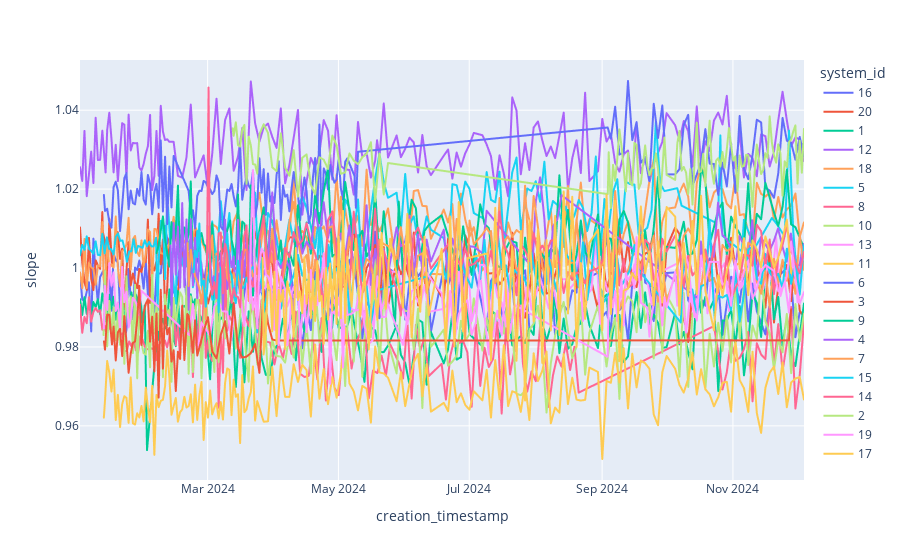
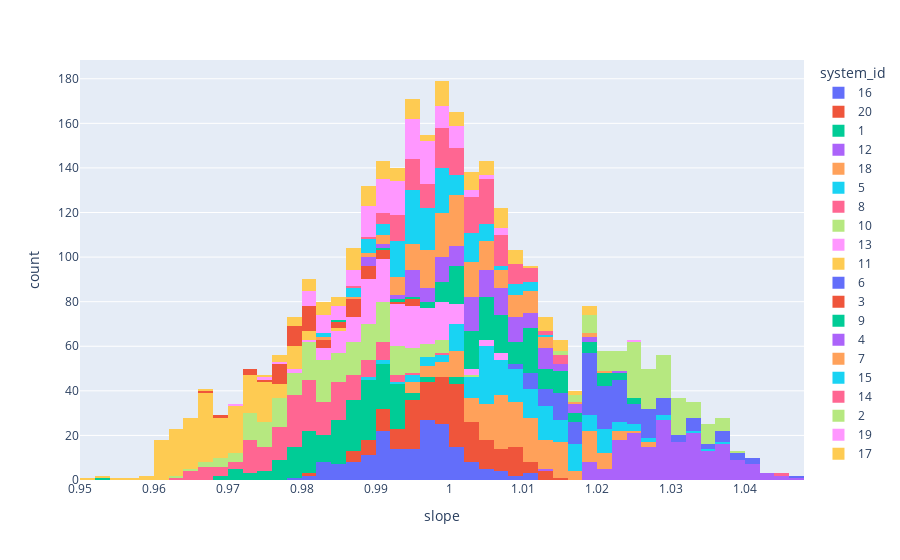
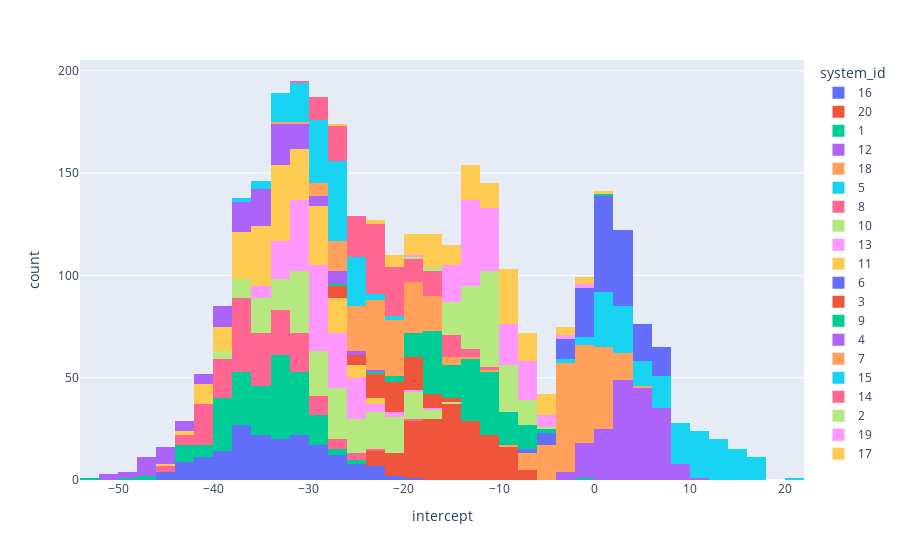

The cell these charts' notebook holds for them, in order:
### Code cell
fig = px.line(df_slope_intercept.sort("creation_timestamp").filter((pl.col("slope") > 0.7) & (pl.col("slope") < 1.1)), x="creation_timestamp", y = "slope", color = "system_id")
fig.show()
fig = px.histogram(df_slope_intercept.filter((pl.col("slope") > 0.7) & (pl.col("slope") < 1.1)), x="slope", color = "system_id")
fig.show()
fig = px.histogram(df_slope_intercept.filter((pl.col("intercept") < 100) & (pl.col("intercept") > -100)), x="intercept", color = "system_id")
fig.show()

### Figure 1 — Plotly figure (JSON) as saved in the notebook; plotly's stock layout.template omitted (floating-point values rounded to 4 significant figures; data arrays with more than 128 entries replaced by an {"elided": "..."} marker saying what was removed)
{"data": [{"hovertemplate": "system_id=16<br>creation_timestamp=%{x}<br>slope=%{y}<extra></extra>", "legendgroup": "16", "line": {"color": "#636efa", "dash": "solid"}, "marker": {"symbol": "circle"}, "mode": "lines", "name": "16", "showlegend": true, "type": "scattergl", "x": {"elided": "176 str values"}, "xaxis": "x", "y": {"elided": "176 float values"}, "yaxis": "y"}, {"hovertemplate": "system_id=20<br>creation_timestamp=%{x}<br>slope=%{y}<extra></extra>", "legendgroup": "20", "line": {"color": "#EF553B", "dash": "solid"}, "marker": {"symbol": "circle"}, "mode": "lines", "name": "20", "showlegend": true, "type": "scattergl", "x": {"elided": "184 str values"}, "xaxis": "x", "y": {"elided": "184 float values"}, "yaxis": "y"}, {"hovertemplate": "system_id=1<br>creation_timestamp=%{x}<br>slope=%{y}<extra></extra>", "legendgroup": "1", "line": {"color": "#00cc96", "dash": "solid"}, "marker": {"symbol": "circle"}, "mode": "lines", "name": "1", "showlegend": true, "type": "scattergl", "x": {"elided": "187 str values"}, "xaxis": "x", "y": {"elided": "187 float values"}, "yaxis": "y"}, {"hovertemplate": "system_id=12<br>creation_timestamp=%{x}<br>slope=%{y}<extra></extra>", "legendgroup": "12", "line": {"color": "#ab63fa", "dash": "solid"}, "marker": {"symbol": "circle"}, "mode": "lines", "name": "12", "showlegend": true, "type": "scattergl", "x": {"elided": "184 str values"}, "xaxis": "x", "y": {"elided": "184 float values"}, "yaxis": "y"}, {"hovertemplate": "system_id=18<br>creation_timestamp=%{x}<br>slope=%{y}<extra></extra>", "legendgroup": "18", "line": {"color": "#FFA15A", "dash": "solid"}, "marker": {"symbol": "circle"}, "mode": "lines", "name": "18", "showlegend": true, "type": "scattergl", "x": {"elided": "181 str values"}, "xaxis": "x", "y": {"elided": "181 float values"}, "yaxis": "y"}, {"hovertemplate": "system_id=5<br>creation_timestamp=%{x}<br>slope=%{y}<extra></extra>", "legendgroup": "5", "line": {"color": "#19d3f3", "dash": "solid"}, "marker": {"symbol": "circle"}, "mode": "lines", "name": "5", "showlegend": true, "type": "scattergl", "x": {"elided": "174 str values"}, "xaxis": "x", "y": {"elided": "174 float values"}, "yaxis": "y"}, {"hovertemplate": "system_id=8<br>creation_timestamp=%{x}<br>slope=%{y}<extra></extra>", "legendgroup": "8", "line": {"color": "#FF6692", "dash": "solid"}, "marker": {"symbol": "circle"}, "mode": "lines", "name": "8", "showlegend": true, "type": "scattergl", "x": {"elided": "169 str values"}, "xaxis": "x", "y": {"elided": "169 float values"}, "yaxis": "y"}, {"hovertemplate": "system_id=10<br>creation_timestamp=%{x}<br>slope=%{y}<extra></extra>", "legendgroup": "10", "line": {"color": "#B6E880", "dash": "solid"}, "marker": {"symbol": "circle"}, "mode": "lines", "name": "10", "showlegend": true, "type": "scattergl", "x": {"elided": "193 str values"}, "xaxis": "x", "y": {"elided": "193 float values"}, "yaxis": "y"}, {"hovertemplate": "system_id=13<br>creation_timestamp=%{x}<br>slope=%{y}<extra></extra>", "legendgroup": "13", "line": {"color": "#FF97FF", "dash": "solid"}, "marker": {"symbol": "circle"}, "mode": "lines", "name": "13", "showlegend": true, "type": "scattergl", "x": {"elided": "157 str values"}, "xaxis": "x", "y": {"elided": "157 float values"}, "yaxis": "y"}, {"hovertemplate": "system_id=11<br>creation_timestamp=%{x}<br>slope=%{y}<extra></extra>", "legendgroup": "11", "line": {"color": "#FECB52", "dash": "solid"}, "marker": {"symbol": "circle"}, "mode": "lines", "name": "11", "showlegend": true, "type": "scattergl", "x": {"elided": "194 str values"}, "xaxis": "x", "y": {"elided": "194 float values"}, "yaxis": "y"}, {"hovertemplate": "system_id=6<br>creation_timestamp=%{x}<br>slope=%{y}<extra></extra>", "legendgroup": "6", "line": {"color": "#636efa", "dash": "solid"}, "marker": {"symbol": "circle"}, "mode": "lines", "name": "6", "showlegend": true, "type": "scattergl", "x": {"elided": "158 str values"}, "xaxis": "x", "y": {"elided": "158 float values"}, "yaxis": "y"}, {"hovertemplate": "system_id=3<br>creation_timestamp=%{x}<br>slope=%{y}<extra></extra>", "legendgroup": "3", "line": {"color": "#EF553B", "dash": "solid"}, "marker": {"symbol": "circle"}, "mode": "lines", "name": "3", "showlegend": true, "type": "scattergl", "x": ["2024-01-12T15:48:48.510000+00:00", "2024-01-13T03:21:27.100000+00:00", "2024-01-14T03:31:06.350000+00:00", "2024-01-15T03:21:40.830000+00:00", "2024-01-16T09:42:37.710000+00:00", "2024-01-17T03:20:04.670000+00:00", "2024-01-18T03:32:01.400000+00:00", "2024-01-19T03:20:53.310000+00:00", "2024-01-20T03:31:36.290000+00:00", "2024-01-21T03:48:43.480000+00:00", "2024-01-22T03:31:39.470000+00:00", "2024-01-23T03:21:33.040000+00:00", "2024-01-24T03:31:27.870000+00:00", "2024-01-25T03:21:06.280000+00:00", "2024-01-26T03:31:46.530000+00:00", "2024-01-27T03:20:20.310000+00:00", "2024-01-28T03:31:45.600000+00:00", "2024-01-29T03:21:55.150000+00:00", "2024-01-30T03:32:08.400000+00:00", "2024-01-31T03:20:24.670000+00:00", "2024-02-01T03:31:15.150000+00:00", "2024-02-02T03:21:56.900000+00:00", "2024-02-03T03:30:57.810000+00:00", "2024-02-04T03:21:47.810000+00:00", "2024-02-05T03:31:14.740000+00:00", "2024-02-06T03:21:57.860000+00:00", "2024-02-07T03:31:14.640000+00:00", "2024-02-08T03:22:06.290000+00:00", "2024-02-09T03:30:37.820000+00:00", "2024-02-10T03:21:36.100000+00:00", "2024-02-11T03:32:13.500000+00:00", "2024-02-12T03:21:52.800000+00:00", "2024-02-13T03:48:56.080000+00:00", "2024-02-14T03:21:44.500000+00:00", "2024-02-15T03:32:20.810000+00:00", "2024-02-16T03:20:18.520000+00:00", "2024-02-17T03:31:27.770000+00:00", "2024-02-18T03:22:02.600000+00:00", "2024-02-19T03:31:14.680000+00:00", "2024-02-20T12:22:43.120000+00:00", "2024-02-21T03:32:13.990000+00:00", "2024-02-23T03:31:30.780000+00:00", "2024-02-24T03:21:10.910000+00:00", "2024-02-25T03:59:38.900000+00:00", "2024-02-28T03:20:36.540000+00:00", "2024-03-01T03:30:36.340000+00:00", "2024-03-03T03:22:07.920000+00:00", "2024-03-05T03:31:40.060000+00:00", "2024-03-07T03:21:55.640000+00:00", "2024-03-09T03:31:09.360000+00:00", "2024-03-11T03:21:05.620000+00:00", "2024-03-13T03:30:18.660000+00:00", "2024-03-15T03:21:03.670000+00:00", "2024-03-17T03:30:40.520000+00:00", "2024-03-19T03:20:50.460000+00:00", "2024-03-21T04:12:36.080000+00:00", "2024-03-23T03:20:44.230000+00:00", "2024-03-25T03:32:17.320000+00:00", "2024-03-27T03:22:03.010000+00:00", "2024-03-29T03:31:09.960000+00:00", "2024-03-31T03:20:47.560000+00:00", "2024-04-02T03:31:04.170000+00:00", "2024-11-27T03:48:31.560000+00:00", "2024-11-28T03:21:12.080000+00:00"], "xaxis": "x", "y": [0.9814, 0.9793, 0.9882, 0.9882, 0.9806, 0.9852, 0.9766, 0.9837, 0.9846, 0.9777, 0.9878, 0.9813, 0.9735, 0.9784, 0.981, 0.9814, 0.9869, 0.9955, 0.9805, 0.9886, 0.9909, 0.9921, 0.9813, 0.9877, 0.9738, 0.9885, 0.9672, 0.9945, 0.9745, 0.9904, 0.9832, 0.9848, 0.9763, 0.9792, 0.9688, 0.9788, 0.977, 0.9905, 0.9767, 0.9883, 0.9879, 0.9785, 0.9867, 0.9778, 0.984, 0.9875, 0.9789, 0.9771, 0.9831, 0.9865, 0.9783, 0.9911, 0.9797, 0.9773, 0.9775, 0.9784, 0.9807, 0.9734, 0.9945, 0.986, 0.9819, 0.9816, 0.9817, 0.9895], "yaxis": "y"}, {"hovertemplate": "system_id=9<br>creation_timestamp=%{x}<br>slope=%{y}<extra></extra>", "legendgroup": "9", "line": {"color": "#00cc96", "dash": "solid"}, "marker": {"symbol": "circle"}, "mode": "lines", "name": "9", "showlegend": true, "type": "scattergl", "x": {"elided": "156 str values"}, "xaxis": "x", "y": {"elided": "156 float values"}, "yaxis": "y"}, {"hovertemplate": "system_id=4<br>creation_timestamp=%{x}<br>slope=%{y}<extra></extra>", "legendgroup": "4", "line": {"color": "#ab63fa", "dash": "solid"}, "marker": {"symbol": "circle"}, "mode": "lines", "name": "4", "showlegend": true, "type": "scattergl", "x": ["2024-02-12T17:08:51.730000+00:00", "2024-02-13T03:30:46.290000+00:00", "2024-02-14T03:20:30.110000+00:00", "2024-02-15T03:31:20.220000+00:00", "2024-02-16T03:21:26.230000+00:00", "2024-02-17T03:31:50.560000+00:00", "2024-02-18T03:21:17.170000+00:00", "2024-02-19T03:31:42.190000+00:00", "2024-02-20T03:21:54.410000+00:00", "2024-02-21T03:31:58.920000+00:00", "2024-02-22T03:20:43.020000+00:00", "2024-02-23T03:31:28.400000+00:00", "2024-02-24T03:21:20.230000+00:00", "2024-02-25T03:31:34.910000+00:00", "2024-02-26T03:21:34.710000+00:00", "2024-02-27T03:31:58.080000+00:00", "2024-02-28T03:21:38.350000+00:00", "2024-02-29T03:32:07.580000+00:00", "2024-03-01T03:22:02.060000+00:00", "2024-03-02T03:31:45.630000+00:00", "2024-03-03T03:21:19.870000+00:00", "2024-03-04T03:32:14.110000+00:00", "2024-03-05T03:22:01.890000+00:00", "2024-03-06T03:30:15.350000+00:00", "2024-03-07T03:20:48.050000+00:00", "2024-03-08T03:31:01.850000+00:00", "2024-03-09T03:20:51.580000+00:00", "2024-03-10T03:31:14.840000+00:00", "2024-03-11T03:21:17.350000+00:00", "2024-03-12T03:31:59.220000+00:00", "2024-03-13T03:22:03.090000+00:00", "2024-03-14T03:32:05.980000+00:00", "2024-03-15T03:22:06.580000+00:00", "2024-03-16T03:30:55.660000+00:00", "2024-03-17T03:21:21.680000+00:00", "2024-03-18T03:31:44.670000+00:00", "2024-03-19T03:21:47.990000+00:00", "2024-03-20T03:32:23.080000+00:00", "2024-03-21T03:21:24.200000+00:00", "2024-03-22T03:31:43.530000+00:00", "2024-03-23T03:20:07.340000+00:00", "2024-03-24T03:30:51.720000+00:00", "2024-03-29T03:31:04.600000+00:00", "2024-03-31T03:21:21.980000+00:00", "2024-04-02T03:32:23.410000+00:00", "2024-04-04T03:20:17.980000+00:00", "2024-04-06T03:31:09.640000+00:00", "2024-04-08T03:21:33.500000+00:00", "2024-04-10T03:30:36.900000+00:00", "2024-04-12T03:20:10.810000+00:00", "2024-04-14T03:31:08.800000+00:00", "2024-04-16T03:21:31.970000+00:00", "2024-04-18T03:31:35.770000+00:00", "2024-04-20T03:20:31.200000+00:00", "2024-04-22T03:30:29.340000+00:00", "2024-04-24T03:22:13.050000+00:00", "2024-04-26T03:31:18.290000+00:00", "2024-04-28T03:22:07+00:00", "2024-04-30T03:30:36.850000+00:00", "2024-05-02T03:20:29.310000+00:00", "2024-05-04T03:30:58.630000+00:00", "2024-05-06T03:20:53.020000+00:00", "2024-05-08T03:32:13.330000+00:00", "2024-05-10T03:20:19.430000+00:00", "2024-05-12T03:31:54.650000+00:00", "2024-05-14T03:21:43.200000+00:00", "2024-05-16T03:30:27.940000+00:00", "2024-05-18T03:21:44.950000+00:00", "2024-05-20T03:32:09.120000+00:00", "2024-05-22T03:21:51.560000+00:00", "2024-05-24T03:31:12.170000+00:00", "2024-05-28T03:31:04.470000+00:00", "2024-05-30T03:21:28.360000+00:00", "2024-06-01T03:30:46.500000+00:00", "2024-06-03T03:20:29.880000+00:00", "2024-06-05T03:31:05.550000+00:00", "2024-06-07T03:21:33.900000+00:00", "2024-06-09T03:30:49.240000+00:00", "2024-06-11T03:21:49.790000+00:00", "2024-06-13T03:30:42.650000+00:00", "2024-06-19T03:20:29.110000+00:00", "2024-06-21T03:31:59.680000+00:00", "2024-06-23T03:21:56.960000+00:00", "2024-06-25T03:31:42.810000+00:00", "2024-06-27T03:21:36.340000+00:00", "2024-06-29T03:30:46.650000+00:00", "2024-07-01T03:20:29.870000+00:00", "2024-07-03T03:31:46.690000+00:00", "2024-07-07T03:30:21.970000+00:00", "2024-07-09T03:21:39.370000+00:00", "2024-07-30T11:04:53+00:00", "2024-08-01T01:20:20.100000+00:00", "2024-08-03T01:32:07.530000+00:00", "2024-08-05T01:21:00.450000+00:00", "2024-08-07T01:32:21.160000+00:00", "2024-08-09T01:20:30.680000+00:00", "2024-08-11T01:30:46.150000+00:00", "2024-08-13T01:26:32.280000+00:00", "2024-10-15T15:48:45.050000+00:00", "2024-10-17T01:20:10.070000+00:00", "2024-10-19T01:31:23.260000+00:00", "2024-10-21T01:28:10.680000+00:00", "2024-10-23T01:31:04.460000+00:00", "2024-10-25T01:21:12.090000+00:00", "2024-10-27T01:31:53.540000+00:00", "2024-10-29T01:21:50.230000+00:00", "2024-10-31T01:32:22.300000+00:00", "2024-11-02T01:20:28.050000+00:00", "2024-11-04T01:31:21.390000+00:00", "2024-11-08T01:32:12.050000+00:00", "2024-11-10T01:21:01.050000+00:00", "2024-11-12T01:30:43.890000+00:00", "2024-11-14T01:20:38.210000+00:00", "2024-11-18T01:27:52.130000+00:00", "2024-11-20T01:31:44.430000+00:00", "2024-11-22T01:20:13.950000+00:00", "2024-11-24T02:00:23.430000+00:00", "2024-11-26T01:20:57.500000+00:00", "2024-11-28T01:31:08.590000+00:00", "2024-11-30T01:20:56.580000+00:00", "2024-12-02T01:32:21.640000+00:00", "2024-12-04T01:20:55.320000+00:00"], "xaxis": "x", "y": [1.006, 0.9881, 1.011, 0.9983, 1.011, 0.9951, 1.016, 0.9952, 1.012, 0.9894, 1.012, 0.9955, 1.008, 0.9924, 1.004, 1.001, 0.9951, 0.9952, 1.008, 1.002, 0.9957, 0.9985, 0.997, 0.9943, 1.004, 0.9894, 1.012, 0.9947, 1.004, 1.0, 1.003, 0.9913, 1.012, 0.999, 1.004, 0.9976, 1.008, 0.9997, 1.009, 0.9954, 0.9981, 0.9919, 1.003, 1.019, 1.002, 1.0, 1.003, 1.0, 0.9888, 1.01, 1.004, 1.007, 1.005, 1.015, 1.009, 1.017, 1.008, 1.013, 1.004, 1.009, 1.003, 1.011, 0.9994, 1.003, 1.0, 1.016, 0.9957, 1.005, 0.9959, 1.005, 0.9987, 1.01, 1.006, 1.007, 1.013, 0.9982, 1.009, 0.9994, 1.007, 1.002, 1.01, 0.9968, 1.007, 1.004, 1.007, 0.9976, 1.006, 1.005, 1.004, 1.015, 1.0, 1.017, 1.023, 1.012, 0.9955, 1.011, 1.012, 1.018, 0.9924, 1.007, 0.9972, 1.008, 1.003, 1.017, 1.008, 1.007, 1.005, 1.0, 1.008, 1.004, 1.012, 0.9969, 1.008, 1.004, 1.007, 1.01, 1.005, 1.002, 1.009, 1.001, 1.001, 1.006], "yaxis": "y"}, {"hovertemplate": "system_id=7<br>creation_timestamp=%{x}<br>slope=%{y}<extra></extra>", "legendgroup": "7", "line": {"color": "#FFA15A", "dash": "solid"}, "marker": {"symbol": "circle"}, "mode": "lines", "name": "7", "showlegend": true, "type": "scattergl", "x": {"elided": "154 str values"}, "xaxis": "x", "y": {"elided": "154 float values"}, "yaxis": "y"}, {"hovertemplate": "system_id=15<br>creation_timestamp=%{x}<br>slope=%{y}<extra></extra>", "legendgroup": "15", "line": {"color": "#19d3f3", "dash": "solid"}, "marker": {"symbol": "circle"}, "mode": "lines", "name": "15", "showlegend": true, "type": "scattergl", "x": {"elided": "138 str values"}, "xaxis": "x", "y": {"elided": "138 float values"}, "yaxis": "y"}, {"hovertemplate": "system_id=14<br>creation_timestamp=%{x}<br>slope=%{y}<extra></extra>", "legendgroup": "14", "line": {"color": "#FF6692", "dash": "solid"}, "marker": {"symbol": "circle"}, "mode": "lines", "name": "14", "showlegend": true, "type": "scattergl", "x": {"elided": "146 str values"}, "xaxis": "x", "y": {"elided": "146 float values"}, "yaxis": "y"}, {"hovertemplate": "system_id=2<br>creation_timestamp=%{x}<br>slope=%{y}<extra></extra>", "legendgroup": "2", "line": {"color": "#B6E880", "dash": "solid"}, "marker": {"symbol": "circle"}, "mode": "lines", "name": "2", "showlegend": true, "type": "scattergl", "x": {"elided": "133 str values"}, "xaxis": "x", "y": {"elided": "133 float values"}, "yaxis": "y"}, {"hovertemplate": "system_id=19<br>creation_timestamp=%{x}<br>slope=%{y}<extra></extra>", "legendgroup": "19", "line": {"color": "#FF97FF", "dash": "solid"}, "marker": {"symbol": "circle"}, "mode": "lines", "name": "19", "showlegend": true, "type": "scattergl", "x": {"elided": "141 str values"}, "xaxis": "x", "y": {"elided": "141 float values"}, "yaxis": "y"}, {"hovertemplate": "system_id=17<br>creation_timestamp=%{x}<br>slope=%{y}<extra></extra>", "legendgroup": "17", "line": {"color": "#FECB52", "dash": "solid"}, "marker": {"symbol": "circle"}, "mode": "lines", "name": "17", "showlegend": true, "type": "scattergl", "x": {"elided": "133 str values"}, "xaxis": "x", "y": {"elided": "133 float values"}, "yaxis": "y"}], "layout": {"legend": {"title": {"text": "system_id"}, "tracegroupgap": 0}, "margin": {"t": 60}, "xaxis": {"anchor": "y", "domain": [0, 1], "title": {"text": "creation_timestamp"}}, "yaxis": {"anchor": "x", "domain": [0, 1], "title": {"text": "slope"}}}}

### Figure 2 — Plotly figure (JSON) as saved in the notebook; plotly's stock layout.template omitted (floating-point values rounded to 4 significant figures; data arrays with more than 128 entries replaced by an {"elided": "..."} marker saying what was removed)
{"data": [{"alignmentgroup": "True", "bingroup": "x", "hovertemplate": "system_id=16<br>slope=%{x}<br>count=%{y}<extra></extra>", "legendgroup": "16", "marker": {"color": "#636efa", "pattern": {"shape": ""}}, "name": "16", "offsetgroup": "16", "orientation": "v", "showlegend": true, "type": "histogram", "x": {"elided": "176 float values"}, "xaxis": "x", "yaxis": "y"}, {"alignmentgroup": "True", "bingroup": "x", "hovertemplate": "system_id=20<br>slope=%{x}<br>count=%{y}<extra></extra>", "legendgroup": "20", "marker": {"color": "#EF553B", "pattern": {"shape": ""}}, "name": "20", "offsetgroup": "20", "orientation": "v", "showlegend": true, "type": "histogram", "x": {"elided": "184 float values"}, "xaxis": "x", "yaxis": "y"}, {"alignmentgroup": "True", "bingroup": "x", "hovertemplate": "system_id=1<br>slope=%{x}<br>count=%{y}<extra></extra>", "legendgroup": "1", "marker": {"color": "#00cc96", "pattern": {"shape": ""}}, "name": "1", "offsetgroup": "1", "orientation": "v", "showlegend": true, "type": "histogram", "x": {"elided": "187 float values"}, "xaxis": "x", "yaxis": "y"}, {"alignmentgroup": "True", "bingroup": "x", "hovertemplate": "system_id=12<br>slope=%{x}<br>count=%{y}<extra></extra>", "legendgroup": "12", "marker": {"color": "#ab63fa", "pattern": {"shape": ""}}, "name": "12", "offsetgroup": "12", "orientation": "v", "showlegend": true, "type": "histogram", "x": {"elided": "184 float values"}, "xaxis": "x", "yaxis": "y"}, {"alignmentgroup": "True", "bingroup": "x", "hovertemplate": "system_id=18<br>slope=%{x}<br>count=%{y}<extra></extra>", "legendgroup": "18", "marker": {"color": "#FFA15A", "pattern": {"shape": ""}}, "name": "18", "offsetgroup": "18", "orientation": "v", "showlegend": true, "type": "histogram", "x": {"elided": "181 float values"}, "xaxis": "x", "yaxis": "y"}, {"alignmentgroup": "True", "bingroup": "x", "hovertemplate": "system_id=5<br>slope=%{x}<br>count=%{y}<extra></extra>", "legendgroup": "5", "marker": {"color": "#19d3f3", "pattern": {"shape": ""}}, "name": "5", "offsetgroup": "5", "orientation": "v", "showlegend": true, "type": "histogram", "x": {"elided": "174 float values"}, "xaxis": "x", "yaxis": "y"}, {"alignmentgroup": "True", "bingroup": "x", "hovertemplate": "system_id=8<br>slope=%{x}<br>count=%{y}<extra></extra>", "legendgroup": "8", "marker": {"color": "#FF6692", "pattern": {"shape": ""}}, "name": "8", "offsetgroup": "8", "orientation": "v", "showlegend": true, "type": "histogram", "x": {"elided": "169 float values"}, "xaxis": "x", "yaxis": "y"}, {"alignmentgroup": "True", "bingroup": "x", "hovertemplate": "system_id=10<br>slope=%{x}<br>count=%{y}<extra></extra>", "legendgroup": "10", "marker": {"color": "#B6E880", "pattern": {"shape": ""}}, "name": "10", "offsetgroup": "10", "orientation": "v", "showlegend": true, "type": "histogram", "x": {"elided": "193 float values"}, "xaxis": "x", "yaxis": "y"}, {"alignmentgroup": "True", "bingroup": "x", "hovertemplate": "system_id=13<br>slope=%{x}<br>count=%{y}<extra></extra>", "legendgroup": "13", "marker": {"color": "#FF97FF", "pattern": {"shape": ""}}, "name": "13", "offsetgroup": "13", "orientation": "v", "showlegend": true, "type": "histogram", "x": {"elided": "157 float values"}, "xaxis": "x", "yaxis": "y"}, {"alignmentgroup": "True", "bingroup": "x", "hovertemplate": "system_id=11<br>slope=%{x}<br>count=%{y}<extra></extra>", "legendgroup": "11", "marker": {"color": "#FECB52", "pattern": {"shape": ""}}, "name": "11", "offsetgroup": "11", "orientation": "v", "showlegend": true, "type": "histogram", "x": {"elided": "194 float values"}, "xaxis": "x", "yaxis": "y"}, {"alignmentgroup": "True", "bingroup": "x", "hovertemplate": "system_id=6<br>slope=%{x}<br>count=%{y}<extra></extra>", "legendgroup": "6", "marker": {"color": "#636efa", "pattern": {"shape": ""}}, "name": "6", "offsetgroup": "6", "orientation": "v", "showlegend": true, "type": "histogram", "x": {"elided": "158 float values"}, "xaxis": "x", "yaxis": "y"}, {"alignmentgroup": "True", "bingroup": "x", "hovertemplate": "system_id=3<br>slope=%{x}<br>count=%{y}<extra></extra>", "legendgroup": "3", "marker": {"color": "#EF553B", "pattern": {"shape": ""}}, "name": "3", "offsetgroup": "3", "orientation": "v", "showlegend": true, "type": "histogram", "x": [0.9814, 0.9793, 0.9882, 0.9882, 0.9806, 0.9852, 0.9766, 0.9837, 0.9846, 0.9777, 0.9878, 0.9813, 0.9735, 0.9784, 0.981, 0.9814, 0.9869, 0.9955, 0.9805, 0.9886, 0.9909, 0.9921, 0.9813, 0.9877, 0.9738, 0.9885, 0.9672, 0.9945, 0.9745, 0.9904, 0.9832, 0.9848, 0.9763, 0.9792, 0.9688, 0.9788, 0.977, 0.9905, 0.9767, 0.9883, 0.9879, 0.9785, 0.9867, 0.9778, 0.984, 0.9875, 0.9789, 0.9771, 0.9831, 0.9865, 0.9783, 0.9911, 0.9797, 0.9773, 0.9775, 0.9784, 0.9807, 0.9734, 0.9945, 0.986, 0.9819, 0.9816, 0.9817, 0.9895], "xaxis": "x", "yaxis": "y"}, {"alignmentgroup": "True", "bingroup": "x", "hovertemplate": "system_id=9<br>slope=%{x}<br>count=%{y}<extra></extra>", "legendgroup": "9", "marker": {"color": "#00cc96", "pattern": {"shape": ""}}, "name": "9", "offsetgroup": "9", "orientation": "v", "showlegend": true, "type": "histogram", "x": {"elided": "156 float values"}, "xaxis": "x", "yaxis": "y"}, {"alignmentgroup": "True", "bingroup": "x", "hovertemplate": "system_id=4<br>slope=%{x}<br>count=%{y}<extra></extra>", "legendgroup": "4", "marker": {"color": "#ab63fa", "pattern": {"shape": ""}}, "name": "4", "offsetgroup": "4", "orientation": "v", "showlegend": true, "type": "histogram", "x": [1.006, 0.9881, 1.011, 0.9983, 1.011, 0.9951, 1.016, 0.9952, 1.012, 0.9894, 1.012, 0.9955, 1.008, 0.9924, 1.004, 1.001, 0.9951, 0.9952, 1.008, 1.002, 0.9957, 0.9985, 0.997, 0.9943, 1.004, 0.9894, 1.012, 0.9947, 1.004, 1.0, 1.003, 0.9913, 1.012, 0.999, 1.004, 0.9976, 1.008, 0.9997, 1.009, 0.9954, 0.9981, 0.9919, 1.003, 1.019, 1.002, 1.0, 1.003, 1.0, 0.9888, 1.01, 1.004, 1.007, 1.005, 1.015, 1.009, 1.017, 1.008, 1.013, 1.004, 1.009, 1.003, 1.011, 0.9994, 1.003, 1.0, 1.016, 0.9957, 1.005, 0.9959, 1.005, 0.9987, 1.01, 1.006, 1.007, 1.013, 0.9982, 1.009, 0.9994, 1.007, 1.002, 1.01, 0.9968, 1.007, 1.004, 1.007, 0.9976, 1.006, 1.005, 1.004, 1.015, 1.0, 1.017, 1.023, 1.012, 0.9955, 1.011, 1.012, 1.018, 0.9924, 1.007, 0.9972, 1.008, 1.003, 1.017, 1.008, 1.007, 1.005, 1.0, 1.008, 1.004, 1.012, 0.9969, 1.008, 1.004, 1.007, 1.01, 1.005, 1.002, 1.009, 1.001, 1.001, 1.006], "xaxis": "x", "yaxis": "y"}, {"alignmentgroup": "True", "bingroup": "x", "hovertemplate": "system_id=7<br>slope=%{x}<br>count=%{y}<extra></extra>", "legendgroup": "7", "marker": {"color": "#FFA15A", "pattern": {"shape": ""}}, "name": "7", "offsetgroup": "7", "orientation": "v", "showlegend": true, "type": "histogram", "x": {"elided": "154 float values"}, "xaxis": "x", "yaxis": "y"}, {"alignmentgroup": "True", "bingroup": "x", "hovertemplate": "system_id=15<br>slope=%{x}<br>count=%{y}<extra></extra>", "legendgroup": "15", "marker": {"color": "#19d3f3", "pattern": {"shape": ""}}, "name": "15", "offsetgroup": "15", "orientation": "v", "showlegend": true, "type": "histogram", "x": {"elided": "138 float values"}, "xaxis": "x", "yaxis": "y"}, {"alignmentgroup": "True", "bingroup": "x", "hovertemplate": "system_id=14<br>slope=%{x}<br>count=%{y}<extra></extra>", "legendgroup": "14", "marker": {"color": "#FF6692", "pattern": {"shape": ""}}, "name": "14", "offsetgroup": "14", "orientation": "v", "showlegend": true, "type": "histogram", "x": {"elided": "146 float values"}, "xaxis": "x", "yaxis": "y"}, {"alignmentgroup": "True", "bingroup": "x", "hovertemplate": "system_id=2<br>slope=%{x}<br>count=%{y}<extra></extra>", "legendgroup": "2", "marker": {"color": "#B6E880", "pattern": {"shape": ""}}, "name": "2", "offsetgroup": "2", "orientation": "v", "showlegend": true, "type": "histogram", "x": {"elided": "133 float values"}, "xaxis": "x", "yaxis": "y"}, {"alignmentgroup": "True", "bingroup": "x", "hovertemplate": "system_id=19<br>slope=%{x}<br>count=%{y}<extra></extra>", "legendgroup": "19", "marker": {"color": "#FF97FF", "pattern": {"shape": ""}}, "name": "19", "offsetgroup": "19", "orientation": "v", "showlegend": true, "type": "histogram", "x": {"elided": "141 float values"}, "xaxis": "x", "yaxis": "y"}, {"alignmentgroup": "True", "bingroup": "x", "hovertemplate": "system_id=17<br>slope=%{x}<br>count=%{y}<extra></extra>", "legendgroup": "17", "marker": {"color": "#FECB52", "pattern": {"shape": ""}}, "name": "17", "offsetgroup": "17", "orientation": "v", "showlegend": true, "type": "histogram", "x": {"elided": "133 float values"}, "xaxis": "x", "yaxis": "y"}], "layout": {"barmode": "relative", "legend": {"title": {"text": "system_id"}, "tracegroupgap": 0}, "margin": {"t": 60}, "xaxis": {"anchor": "y", "domain": [0, 1], "title": {"text": "slope"}}, "yaxis": {"anchor": "x", "domain": [0, 1], "title": {"text": "count"}}}}

### Figure 3 — Plotly figure (JSON) as saved in the notebook; plotly's stock layout.template omitted (floating-point values rounded to 4 significant figures; data arrays with more than 128 entries replaced by an {"elided": "..."} marker saying what was removed)
{"data": [{"alignmentgroup": "True", "bingroup": "x", "hovertemplate": "system_id=16<br>intercept=%{x}<br>count=%{y}<extra></extra>", "legendgroup": "16", "marker": {"color": "#636efa", "pattern": {"shape": ""}}, "name": "16", "offsetgroup": "16", "orientation": "v", "showlegend": true, "type": "histogram", "x": {"elided": "176 float values"}, "xaxis": "x", "yaxis": "y"}, {"alignmentgroup": "True", "bingroup": "x", "hovertemplate": "system_id=20<br>intercept=%{x}<br>count=%{y}<extra></extra>", "legendgroup": "20", "marker": {"color": "#EF553B", "pattern": {"shape": ""}}, "name": "20", "offsetgroup": "20", "orientation": "v", "showlegend": true, "type": "histogram", "x": {"elided": "184 float values"}, "xaxis": "x", "yaxis": "y"}, {"alignmentgroup": "True", "bingroup": "x", "hovertemplate": "system_id=1<br>intercept=%{x}<br>count=%{y}<extra></extra>", "legendgroup": "1", "marker": {"color": "#00cc96", "pattern": {"shape": ""}}, "name": "1", "offsetgroup": "1", "orientation": "v", "showlegend": true, "type": "histogram", "x": {"elided": "187 float values"}, "xaxis": "x", "yaxis": "y"}, {"alignmentgroup": "True", "bingroup": "x", "hovertemplate": "system_id=12<br>intercept=%{x}<br>count=%{y}<extra></extra>", "legendgroup": "12", "marker": {"color": "#ab63fa", "pattern": {"shape": ""}}, "name": "12", "offsetgroup": "12", "orientation": "v", "showlegend": true, "type": "histogram", "x": {"elided": "184 float values"}, "xaxis": "x", "yaxis": "y"}, {"alignmentgroup": "True", "bingroup": "x", "hovertemplate": "system_id=18<br>intercept=%{x}<br>count=%{y}<extra></extra>", "legendgroup": "18", "marker": {"color": "#FFA15A", "pattern": {"shape": ""}}, "name": "18", "offsetgroup": "18", "orientation": "v", "showlegend": true, "type": "histogram", "x": {"elided": "181 float values"}, "xaxis": "x", "yaxis": "y"}, {"alignmentgroup": "True", "bingroup": "x", "hovertemplate": "system_id=5<br>intercept=%{x}<br>count=%{y}<extra></extra>", "legendgroup": "5", "marker": {"color": "#19d3f3", "pattern": {"shape": ""}}, "name": "5", "offsetgroup": "5", "orientation": "v", "showlegend": true, "type": "histogram", "x": {"elided": "174 float values"}, "xaxis": "x", "yaxis": "y"}, {"alignmentgroup": "True", "bingroup": "x", "hovertemplate": "system_id=8<br>intercept=%{x}<br>count=%{y}<extra></extra>", "legendgroup": "8", "marker": {"color": "#FF6692", "pattern": {"shape": ""}}, "name": "8", "offsetgroup": "8", "orientation": "v", "showlegend": true, "type": "histogram", "x": {"elided": "169 float values"}, "xaxis": "x", "yaxis": "y"}, {"alignmentgroup": "True", "bingroup": "x", "hovertemplate": "system_id=10<br>intercept=%{x}<br>count=%{y}<extra></extra>", "legendgroup": "10", "marker": {"color": "#B6E880", "pattern": {"shape": ""}}, "name": "10", "offsetgroup": "10", "orientation": "v", "showlegend": true, "type": "histogram", "x": {"elided": "193 float values"}, "xaxis": "x", "yaxis": "y"}, {"alignmentgroup": "True", "bingroup": "x", "hovertemplate": "system_id=13<br>intercept=%{x}<br>count=%{y}<extra></extra>", "legendgroup": "13", "marker": {"color": "#FF97FF", "pattern": {"shape": ""}}, "name": "13", "offsetgroup": "13", "orientation": "v", "showlegend": true, "type": "histogram", "x": {"elided": "157 float values"}, "xaxis": "x", "yaxis": "y"}, {"alignmentgroup": "True", "bingroup": "x", "hovertemplate": "system_id=11<br>intercept=%{x}<br>count=%{y}<extra></extra>", "legendgroup": "11", "marker": {"color": "#FECB52", "pattern": {"shape": ""}}, "name": "11", "offsetgroup": "11", "orientation": "v", "showlegend": true, "type": "histogram", "x": {"elided": "194 float values"}, "xaxis": "x", "yaxis": "y"}, {"alignmentgroup": "True", "bingroup": "x", "hovertemplate": "system_id=6<br>intercept=%{x}<br>count=%{y}<extra></extra>", "legendgroup": "6", "marker": {"color": "#636efa", "pattern": {"shape": ""}}, "name": "6", "offsetgroup": "6", "orientation": "v", "showlegend": true, "type": "histogram", "x": {"elided": "158 float values"}, "xaxis": "x", "yaxis": "y"}, {"alignmentgroup": "True", "bingroup": "x", "hovertemplate": "system_id=3<br>intercept=%{x}<br>count=%{y}<extra></extra>", "legendgroup": "3", "marker": {"color": "#EF553B", "pattern": {"shape": ""}}, "name": "3", "offsetgroup": "3", "orientation": "v", "showlegend": true, "type": "histogram", "x": [-15.81, -16.31, -19.56, -19.4, -15.01, -24.35, -18.02, -20.98, -21.51, -17.27, -23.42, -20.01, -16.75, -18.09, -19.1, -19.18, -21.85, -26.66, -20.08, -23.28, -23.49, -25.0, -19.44, -22.08, -16.07, -23.62, -11.93, -26.12, -18.05, -26.21, -21.9, -22.73, -18.8, -20.39, -16.31, -19.57, -18.54, -26.21, -17.76, -23.69, -25.13, -20.01, -24.0, -19.64, -22.41, -23.84, -20.01, -19.4, -22.52, -23.93, -20.07, -26.13, -20.48, -19.03, -19.05, -19.76, -21.21, -17.36, -27.65, -23.79, -21.9, -21.73, -21.85, -25.91], "xaxis": "x", "yaxis": "y"}, {"alignmentgroup": "True", "bingroup": "x", "hovertemplate": "system_id=9<br>intercept=%{x}<br>count=%{y}<extra></extra>", "legendgroup": "9", "marker": {"color": "#00cc96", "pattern": {"shape": ""}}, "name": "9", "offsetgroup": "9", "orientation": "v", "showlegend": true, "type": "histogram", "x": {"elided": "156 float values"}, "xaxis": "x", "yaxis": "y"}, {"alignmentgroup": "True", "bingroup": "x", "hovertemplate": "system_id=4<br>intercept=%{x}<br>count=%{y}<extra></extra>", "legendgroup": "4", "marker": {"color": "#ab63fa", "pattern": {"shape": ""}}, "name": "4", "offsetgroup": "4", "orientation": "v", "showlegend": true, "type": "histogram", "x": [-33.49, -26.37, -37.11, -32.31, -35.32, -28.42, -38.53, -26.96, -35.28, -24.63, -37.87, -28.35, -34.86, -28.26, -32.71, -31.58, -26.61, -29.35, -35.35, -33.71, -30.89, -31.06, -30.04, -27.46, -30.78, -24.93, -37.46, -30.67, -34.99, -32.82, -34.11, -27.93, -39.51, -31.88, -34.29, -32.61, -36.55, -32.47, -37.0, -30.42, -32.34, -26.1, -33.12, -41.54, -32.34, -32.19, -33.91, -32.32, -23.59, -36.0, -32.93, -31.14, -31.99, -36.99, -32.97, -39.83, -35.37, -38.47, -34.22, -36.03, -33.55, -37.42, -29.31, -35.18, -33.0, -41.81, -31.56, -35.75, -32.27, -36.34, -32.1, -38.0, -37.06, -37.06, -40.67, -34.58, -39.63, -34.38, -37.89, -34.66, -38.26, -31.75, -36.43, -35.08, -36.95, -33.64, -34.28, -34.89, -34.03, -40.68, -39.58, -45.53, -50.9, -46.48, -38.18, -45.31, -43.82, -48.7, -38.16, -46.2, -41.75, -45.61, -43.33, -50.64, -46.44, -46.09, -44.02, -42.08, -46.28, -44.47, -49.09, -42.29, -46.84, -45.47, -47.97, -50.05, -46.91, -45.16, -48.79, -43.96, -44.61, -47.47], "xaxis": "x", "yaxis": "y"}, {"alignmentgroup": "True", "bingroup": "x", "hovertemplate": "system_id=7<br>intercept=%{x}<br>count=%{y}<extra></extra>", "legendgroup": "7", "marker": {"color": "#FFA15A", "pattern": {"shape": ""}}, "name": "7", "offsetgroup": "7", "orientation": "v", "showlegend": true, "type": "histogram", "x": {"elided": "154 float values"}, "xaxis": "x", "yaxis": "y"}, {"alignmentgroup": "True", "bingroup": "x", "hovertemplate": "system_id=15<br>intercept=%{x}<br>count=%{y}<extra></extra>", "legendgroup": "15", "marker": {"color": "#19d3f3", "pattern": {"shape": ""}}, "name": "15", "offsetgroup": "15", "orientation": "v", "showlegend": true, "type": "histogram", "x": {"elided": "138 float values"}, "xaxis": "x", "yaxis": "y"}, {"alignmentgroup": "True", "bingroup": "x", "hovertemplate": "system_id=14<br>intercept=%{x}<br>count=%{y}<extra></extra>", "legendgroup": "14", "marker": {"color": "#FF6692", "pattern": {"shape": ""}}, "name": "14", "offsetgroup": "14", "orientation": "v", "showlegend": true, "type": "histogram", "x": {"elided": "146 float values"}, "xaxis": "x", "yaxis": "y"}, {"alignmentgroup": "True", "bingroup": "x", "hovertemplate": "system_id=2<br>intercept=%{x}<br>count=%{y}<extra></extra>", "legendgroup": "2", "marker": {"color": "#B6E880", "pattern": {"shape": ""}}, "name": "2", "offsetgroup": "2", "orientation": "v", "showlegend": true, "type": "histogram", "x": {"elided": "133 float values"}, "xaxis": "x", "yaxis": "y"}, {"alignmentgroup": "True", "bingroup": "x", "hovertemplate": "system_id=19<br>intercept=%{x}<br>count=%{y}<extra></extra>", "legendgroup": "19", "marker": {"color": "#FF97FF", "pattern": {"shape": ""}}, "name": "19", "offsetgroup": "19", "orientation": "v", "showlegend": true, "type": "histogram", "x": {"elided": "141 float values"}, "xaxis": "x", "yaxis": "y"}, {"alignmentgroup": "True", "bingroup": "x", "hovertemplate": "system_id=17<br>intercept=%{x}<br>count=%{y}<extra></extra>", "legendgroup": "17", "marker": {"color": "#FECB52", "pattern": {"shape": ""}}, "name": "17", "offsetgroup": "17", "orientation": "v", "showlegend": true, "type": "histogram", "x": {"elided": "133 float values"}, "xaxis": "x", "yaxis": "y"}], "layout": {"barmode": "relative", "legend": {"title": {"text": "system_id"}, "tracegroupgap": 0}, "margin": {"t": 60}, "xaxis": {"anchor": "y", "domain": [0, 1], "title": {"text": "intercept"}}, "yaxis": {"anchor": "x", "domain": [0, 1], "title": {"text": "count"}}}}
